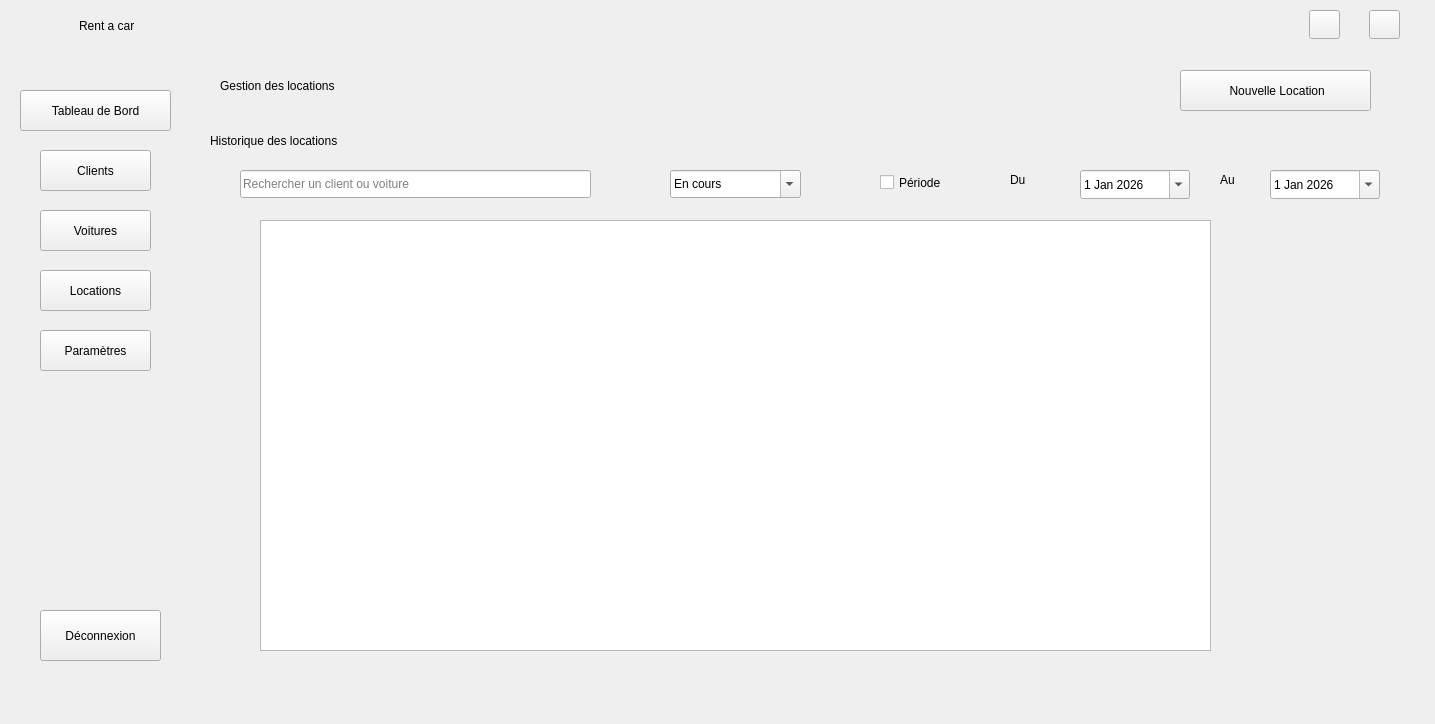
<?xml version="1.0" encoding="UTF-8"?>
<ui version="4.0">
 <class>MainWindow</class>
 <widget class="QMainWindow" name="MainWindow">
  <property name="geometry">
   <rect>
    <x>0</x>
    <y>0</y>
    <width>1435</width>
    <height>724</height>
   </rect>
  </property>
  <property name="windowTitle">
   <string>MainWindow</string>
  </property>
  <widget class="QWidget" name="centralwidget">
   <property name="layoutDirection">
    <enum>Qt::LayoutDirection::LeftToRight</enum>
   </property>
   <widget class="QWidget" name="sidebar" native="true">
    <property name="geometry">
     <rect>
      <x>0</x>
      <y>50</y>
      <width>201</width>
      <height>621</height>
     </rect>
    </property>
    <property name="styleSheet">
     <string notr="true"/>
    </property>
    <widget class="QPushButton" name="btnDashboard">
     <property name="geometry">
      <rect>
       <x>20</x>
       <y>40</y>
       <width>151</width>
       <height>41</height>
      </rect>
     </property>
     <property name="cursor">
      <cursorShape>PointingHandCursor</cursorShape>
     </property>
     <property name="text">
      <string>Tableau de Bord</string>
     </property>
     <property name="icon">
      <iconset resource="ressources.qrc">
       <normaloff>:/assets/icons/icons-analytics-80.png</normaloff>:/assets/icons/icons-analytics-80.png</iconset>
     </property>
     <property name="shortcut">
      <string>Return</string>
     </property>
    </widget>
    <widget class="QPushButton" name="btnClients">
     <property name="geometry">
      <rect>
       <x>40</x>
       <y>100</y>
       <width>111</width>
       <height>41</height>
      </rect>
     </property>
     <property name="cursor">
      <cursorShape>PointingHandCursor</cursorShape>
     </property>
     <property name="text">
      <string>Clients</string>
     </property>
     <property name="icon">
      <iconset resource="ressources.qrc">
       <normaloff>:/assets/icons/icons-client-80.png</normaloff>:/assets/icons/icons-client-80.png</iconset>
     </property>
     <property name="shortcut">
      <string>Return</string>
     </property>
    </widget>
    <widget class="QPushButton" name="btnVoitures">
     <property name="geometry">
      <rect>
       <x>40</x>
       <y>160</y>
       <width>111</width>
       <height>41</height>
      </rect>
     </property>
     <property name="cursor">
      <cursorShape>PointingHandCursor</cursorShape>
     </property>
     <property name="text">
      <string>Voitures</string>
     </property>
     <property name="icon">
      <iconset resource="ressources.qrc">
       <normaloff>:/assets/icons/icons-car-80.png</normaloff>:/assets/icons/icons-car-80.png</iconset>
     </property>
     <property name="shortcut">
      <string>Return</string>
     </property>
    </widget>
    <widget class="QPushButton" name="btnLocations">
     <property name="geometry">
      <rect>
       <x>40</x>
       <y>220</y>
       <width>111</width>
       <height>41</height>
      </rect>
     </property>
     <property name="cursor">
      <cursorShape>PointingHandCursor</cursorShape>
     </property>
     <property name="text">
      <string>Locations</string>
     </property>
     <property name="icon">
      <iconset resource="ressources.qrc">
       <normaloff>:/assets/icons/icons-schedule-80.png</normaloff>:/assets/icons/icons-schedule-80.png</iconset>
     </property>
     <property name="shortcut">
      <string>Return</string>
     </property>
    </widget>
    <widget class="QPushButton" name="btnLogOut">
     <property name="geometry">
      <rect>
       <x>40</x>
       <y>560</y>
       <width>121</width>
       <height>51</height>
      </rect>
     </property>
     <property name="text">
      <string>Déconnexion</string>
     </property>
     <property name="icon">
      <iconset theme="QIcon::ThemeIcon::SystemLogOut"/>
     </property>
     <property name="shortcut">
      <string>Return</string>
     </property>
    </widget>
    <widget class="QPushButton" name="btnParams">
     <property name="geometry">
      <rect>
       <x>40</x>
       <y>280</y>
       <width>111</width>
       <height>41</height>
      </rect>
     </property>
     <property name="text">
      <string>Paramètres</string>
     </property>
     <property name="icon">
      <iconset theme="QIcon::ThemeIcon::DocumentProperties"/>
     </property>
    </widget>
   </widget>
   <widget class="QWidget" name="pageContent" native="true">
    <property name="geometry">
     <rect>
      <x>200</x>
      <y>50</y>
      <width>1221</width>
      <height>621</height>
     </rect>
    </property>
    <widget class="QWidget" name="headerWidget" native="true">
     <property name="geometry">
      <rect>
       <x>0</x>
       <y>0</y>
       <width>1221</width>
       <height>61</height>
      </rect>
     </property>
     <widget class="QLabel" name="titre">
      <property name="geometry">
       <rect>
        <x>20</x>
        <y>20</y>
        <width>371</width>
        <height>31</height>
       </rect>
      </property>
      <property name="text">
       <string>Gestion des locations</string>
      </property>
     </widget>
     <widget class="QPushButton" name="btnNouvelleLocation">
      <property name="geometry">
       <rect>
        <x>980</x>
        <y>20</y>
        <width>191</width>
        <height>41</height>
       </rect>
      </property>
      <property name="cursor">
       <cursorShape>PointingHandCursor</cursorShape>
      </property>
      <property name="text">
       <string> Nouvelle Location</string>
      </property>
      <property name="icon">
       <iconset theme="QIcon::ThemeIcon::ListAdd"/>
      </property>
      <property name="shortcut">
       <string>Return</string>
      </property>
     </widget>
    </widget>
    <widget class="QLabel" name="historique">
     <property name="geometry">
      <rect>
       <x>10</x>
       <y>80</y>
       <width>261</width>
       <height>21</height>
      </rect>
     </property>
     <property name="text">
      <string>Historique des locations</string>
     </property>
    </widget>
    <widget class="QWidget" name="filtreWidget" native="true">
     <property name="geometry">
      <rect>
       <x>0</x>
       <y>110</y>
       <width>1221</width>
       <height>51</height>
      </rect>
     </property>
     <widget class="QLineEdit" name="barreSearch">
      <property name="geometry">
       <rect>
        <x>40</x>
        <y>10</y>
        <width>351</width>
        <height>28</height>
       </rect>
      </property>
      <property name="text">
       <string/>
      </property>
      <property name="readOnly">
       <bool>false</bool>
      </property>
      <property name="placeholderText">
       <string>Rechercher un client ou voiture</string>
      </property>
     </widget>
     <widget class="QComboBox" name="status">
      <property name="geometry">
       <rect>
        <x>470</x>
        <y>10</y>
        <width>131</width>
        <height>28</height>
       </rect>
      </property>
      <property name="editable">
       <bool>true</bool>
      </property>
      <property name="currentText">
       <string>En cours</string>
      </property>
      <property name="placeholderText">
       <string/>
      </property>
      <item>
       <property name="text">
        <string>En cours</string>
       </property>
      </item>
      <item>
       <property name="text">
        <string>Annulée</string>
       </property>
      </item>
      <item>
       <property name="text">
        <string>Terminée</string>
       </property>
      </item>
     </widget>
     <widget class="QCheckBox" name="checkBox">
      <property name="geometry">
       <rect>
        <x>680</x>
        <y>10</y>
        <width>92</width>
        <height>25</height>
       </rect>
      </property>
      <property name="text">
       <string>Période</string>
      </property>
     </widget>
     <widget class="QLabel" name="Dulabel">
      <property name="geometry">
       <rect>
        <x>810</x>
        <y>10</y>
        <width>31</width>
        <height>20</height>
       </rect>
      </property>
      <property name="text">
       <string>Du</string>
      </property>
     </widget>
     <widget class="QDateEdit" name="dateDebut">
      <property name="geometry">
       <rect>
        <x>880</x>
        <y>10</y>
        <width>110</width>
        <height>29</height>
       </rect>
      </property>
      <property name="calendarPopup">
       <bool>true</bool>
      </property>
      <property name="date">
       <date>
        <year>2026</year>
        <month>1</month>
        <day>1</day>
       </date>
      </property>
     </widget>
     <widget class="QLabel" name="AuLabel">
      <property name="geometry">
       <rect>
        <x>1020</x>
        <y>10</y>
        <width>31</width>
        <height>20</height>
       </rect>
      </property>
      <property name="text">
       <string>Au</string>
      </property>
     </widget>
     <widget class="QDateEdit" name="dateFin">
      <property name="geometry">
       <rect>
        <x>1070</x>
        <y>10</y>
        <width>110</width>
        <height>29</height>
       </rect>
      </property>
      <property name="calendarPopup">
       <bool>true</bool>
      </property>
      <property name="date">
       <date>
        <year>2026</year>
        <month>1</month>
        <day>1</day>
       </date>
      </property>
     </widget>
    </widget>
    <widget class="QTableView" name="tableView">
     <property name="geometry">
      <rect>
       <x>60</x>
       <y>170</y>
       <width>951</width>
       <height>431</height>
      </rect>
     </property>
    </widget>
   </widget>
   <widget class="QWidget" name="appHeader" native="true">
    <property name="geometry">
     <rect>
      <x>-1</x>
      <y>0</y>
      <width>1421</width>
      <height>51</height>
     </rect>
    </property>
    <widget class="QLabel" name="logoLabel">
     <property name="geometry">
      <rect>
       <x>10</x>
       <y>10</y>
       <width>61</width>
       <height>31</height>
      </rect>
     </property>
     <property name="pixmap">
      <pixmap resource="ressources.qrc">:/assets/logo-remove-background.png</pixmap>
     </property>
    </widget>
    <widget class="QPushButton" name="btnNotif">
     <property name="geometry">
      <rect>
       <x>1310</x>
       <y>10</y>
       <width>31</width>
       <height>29</height>
      </rect>
     </property>
     <property name="text">
      <string/>
     </property>
     <property name="icon">
      <iconset resource="ressources.qrc">
       <normaloff>:/assets/icons/icons-notification-80.png</normaloff>:/assets/icons/icons-notification-80.png</iconset>
     </property>
     <property name="shortcut">
      <string>Return</string>
     </property>
    </widget>
    <widget class="QPushButton" name="btnUser">
     <property name="geometry">
      <rect>
       <x>1370</x>
       <y>10</y>
       <width>31</width>
       <height>29</height>
      </rect>
     </property>
     <property name="text">
      <string/>
     </property>
     <property name="icon">
      <iconset resource="ressources.qrc">
       <normaloff>:/assets/icons/icons-user-80.png</normaloff>:/assets/icons/icons-user-80.png</iconset>
     </property>
     <property name="shortcut">
      <string>Return</string>
     </property>
    </widget>
    <widget class="QLabel" name="label">
     <property name="geometry">
      <rect>
       <x>80</x>
       <y>10</y>
       <width>111</width>
       <height>31</height>
      </rect>
     </property>
     <property name="text">
      <string>Rent a car</string>
     </property>
    </widget>
   </widget>
  </widget>
  <widget class="QMenuBar" name="menuBar">
   <property name="geometry">
    <rect>
     <x>0</x>
     <y>0</y>
     <width>1435</width>
     <height>25</height>
    </rect>
   </property>
  </widget>
 </widget>
 <resources>
  <include location="ressources.qrc"/>
 </resources>
 <connections/>
</ui>
